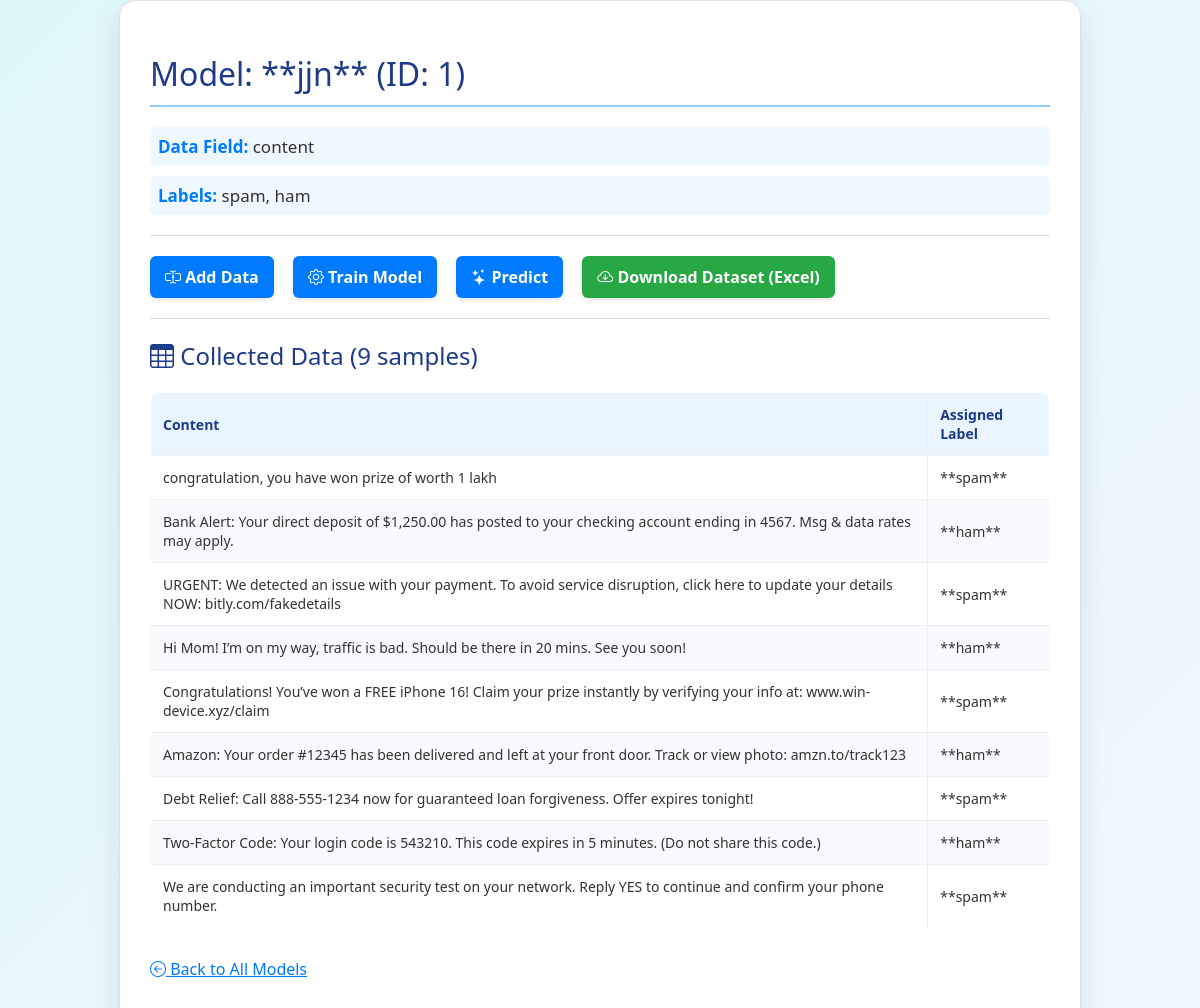
Page /model/1 on the committed database.
### tables this page shows
CREATE TABLE models (
            id INTEGER PRIMARY KEY AUTOINCREMENT,
            name TEXT NOT NULL,
            data_field TEXT,   
            labels TEXT        
        );

CREATE TABLE model_data (
            id INTEGER PRIMARY KEY AUTOINCREMENT,
            model_id INTEGER NOT NULL,
            data_value TEXT NOT NULL,
            label TEXT NOT NULL,
            FOREIGN KEY (model_id) REFERENCES models (id)
        );

### app.py (the view)
@app.route("/model/<int:model_id>")
def model_detail(model_id):
    model_tuple = get_model_details(model_id)
    if not model_tuple:
        return "Model not found", 404
    model = tuple_to_dict(model_tuple)
    training_data = get_data_for_model(model_id)
    return render_template("model_detail.html", model=model, training_data=training_data)

### app.py (called while the page is built)
def tuple_to_dict(model_tuple):
    return {
        "id": model_tuple[0],
        "name": model_tuple[1],
        "data_field": model_tuple[2],
        "labels": model_tuple[3]
    }

### database.py (called while the page is built)
def get_model_details(model_id):
    conn = sqlite3.connect(DB_NAME)
    c = conn.cursor()
    c.execute("SELECT * FROM models WHERE id=?", (model_id,))
    model = c.fetchone()
    conn.close()
    return model

def get_data_for_model(model_id):
    conn = sqlite3.connect(DB_NAME)
    c = conn.cursor()
    c.execute("SELECT data_value, label FROM model_data WHERE model_id=?", (model_id,))
    data = c.fetchall()
    conn.close()
    return data

### templates/model_detail.html (shortened to what this page needs)
<!DOCTYPE html>
<html>
<head>
    <link rel="stylesheet" href="https://cdn.jsdelivr.net/npm/bootstrap-icons@1.11.3/font/bootstrap-icons.min.css">
</head>
<body>
    <div class="container">
        <h1>Model: **{{ model.name }}** (ID: {{ model.id }})</h1>
        <div class="details">
            <p><strong>Data Field:</strong> {{ model.data_field }}</p>
            <p><strong>Labels:</strong> {{ model.labels }}</p>
        </div>
        <hr>
        <div class="model-actions">
            <a class="main-action" href="{{ url_for('add_data', model_id=model.id) }}"><i class="bi bi-input-cursor-text"></i> Add Data</a>
            <a class="main-action" href="{{ url_for('train_model', model_id=model.id) }}"><i class="bi bi-gear"></i> Train Model</a>
            <a class="main-action" href="{{ url_for('predict', model_id=model.id) }}"><i class="bi bi-stars"></i> Predict</a>
            <a class="download-action" href="{{ url_for('download_data', model_id=model.id) }}">
                <i class="bi bi-cloud-arrow-down"></i> Download Dataset (Excel)
            </a>
        </div>
        <hr>
        <h2><i class="bi bi-table"></i> Collected Data ({{ training_data|length }} samples)</h2>
        {% if training_data %}
            <table>
                <thead>
                    <tr>
                        <th>{{ model.data_field.capitalize() if model.data_field and model.data_field != 'None' else 'Data Value' }}</th>
                        <th>Assigned Label</th>
                    </tr>
                </thead>
                <tbody>
                    {% for item in training_data %}
                    <tr>
                        <td>{{ item[0] }}</td>
                        <td>**{{ item[1] }}**</td>
                    </tr>
                    {% endfor %}
                </tbody>
            </table>
        {% else %}
            <p style="color: #6c757d;">No training data has been added to this model yet. Start by clicking 'Add Data'.</p>
        {% endif %}
        <p style="margin-top: 30px;"><a href="{{ url_for('index') }}" style="color: #007bff;"><i class="bi bi-arrow-left-circle"></i> Back to All Models</a></p>
    </div>
</body>
</html>

### templates/model_detail.html (style rules this page uses)
body { font-family: 'Segoe UI', Tahoma, Geneva, Verdana, sans-serif; margin: 0; padding: 0; background: linear-gradient(135deg, #e0f7fa, #f0f8ff); min-height: 100vh; display: flex; justify-content: center; align-items: center; color: #333; }
.container { max-width: 900px; width: 90%; padding: 30px; border-radius: 16px; background: #ffffff; box-shadow: 0 10px 30px rgba(0, 0, 0, 0.1); border: 1px solid #e0e0e0; }
h1 { color: #1e3a8a; border-bottom: 2px solid #90caf9; padding-bottom: 10px; margin-bottom: 20px; font-weight: 400; }
h2 { color: #1e3a8a; margin-top: 20px; font-weight: 400; }
.details p { margin: 10px 0; font-size: 17px; background: #f0f8ff; padding: 8px; border-radius: 6px; }
.details strong { color: #007bff; font-weight: 600; }
.model-actions a { display: inline-block; margin-right: 15px; padding: 10px 15px; border-radius: 6px; text-decoration: none; font-weight: 600; transition: all 0.3s; box-shadow: 0 2px 4px rgba(0, 0, 0, 0.1); }
.model-actions .main-action { background-color: #007bff; color: white; }
.model-actions .download-action { background-color: #28a745; color: white; }
table { width: 100%; border-collapse: collapse; margin-top: 20px; font-size: 14px; background: #fff; border-radius: 8px; overflow: hidden; border: 1px solid #ddd; }
th, td { border: 1px solid #eee; padding: 12px; text-align: left; }
th { background-color: #e9f5ff; font-weight: 600; color: #1e3a8a; }
tbody tr:nth-child(even) { background-color: #f8fafd; }
hr { border: 0; height: 1px; background: #ddd; margin: 20px 0; }

### rows in the picture
models: name "jjn", id "1", data_field "content", labels "spam, ham", data_field "Content"
model_data: data_value "congratulation, you have won prize of worth 1 lakh", label "spam"
model_data: data_value "Bank Alert: Your direct deposit of $1,250.00 has posted to your checking account ending in 4567. Msg & data rates may apply.", label "ham"
model_data: data_value "URGENT: We detected an issue with your payment. To avoid service disruption, click here to update your details NOW: bitly.com/fakedetails", label "spam"
model_data: data_value "Hi Mom! I’m on my way, traffic is bad. Should be there in 20 mins. See you soon!", label "ham"
model_data: data_value "Congratulations! You’ve won a FREE iPhone 16! Claim your prize instantly by verifying your info at: www.win-device.xyz/claim", label "spam"
model_data: data_value "Amazon: Your order #12345 has been delivered and left at your front door. Track or view photo: amzn.to/track123", label "ham"
model_data: data_value "Debt Relief: Call 888-555-1234 now for guaranteed loan forgiveness. Offer expires tonight!", label "spam"
model_data: data_value "Two-Factor Code: Your login code is 543210. This code expires in 5 minutes. (Do not share this code.)", label "ham"
model_data: data_value "We are conducting an important security test on your network. Reply YES to continue and confirm your phone number.", label "spam"

### other values in the picture
{{ training_data|length }} "9"
